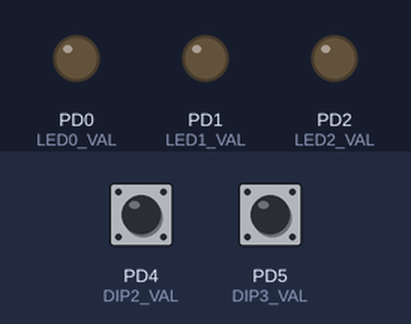
The program below on a simulated ATmega328P, built with avr-gcc and emulated at 16 MHz. On the bench: output pins drawn as LEDs (lit = HIGH). Inputs (shaded band) come from the test bench; at power-on: PD4 (DIP2_VAL) HIGH, PD5 (DIP3_VAL) HIGH.

Above: at 0.5 s.
At 2.5 s:
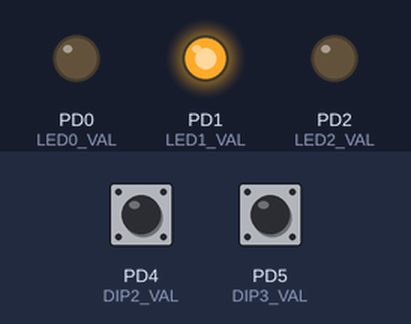
At 3.5 s:
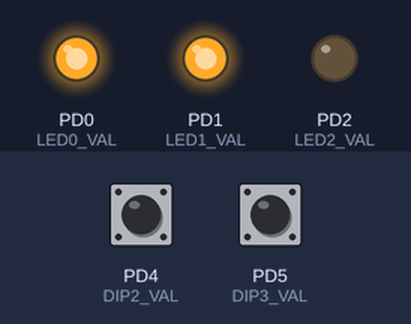
At 4.5 s:
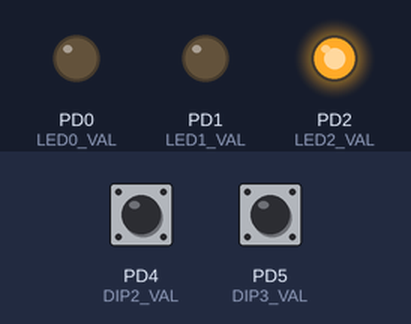
At 6.5 s:
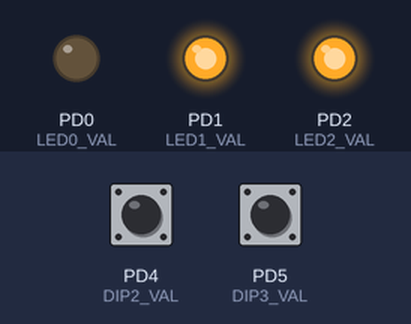
At 9.5 s:
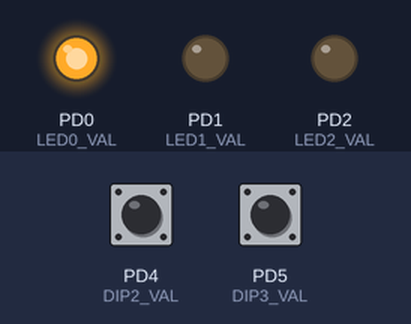
Timing chart, 0 to 10.4 s (numbered marks = the images above):
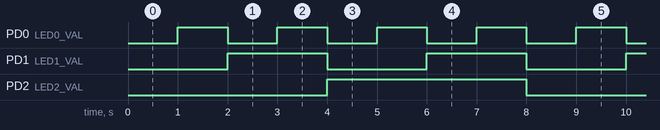

The program:

U1-3.c
```c
#include <avr/io.h>

// F_CPU has to be defined before include; otherwise error because F_CPU would be defined by util/delay.h if not already defined before
#define F_CPU 16000000UL
#include <util/delay.h>

/*
	LEDA1 AN PD0
	LEDA4 AN PD1
	LEDA7 AN PD2
*/

#define LED0_MODE DDD0
#define LED0_VAL PORTD0
#define LED1_MODE DDD1
#define LED1_VAL PORTD1
#define LED2_MODE DDD2
#define LED2_VAL PORTD2

#define DIP1_VAL PIND3
#define DIP1_PULL_UP PORTD3
#define DIP2_VAL PIND4
#define DIP2_PULL_UP PORTD4
#define DIP3_VAL PIND5
#define DIP3_PULL_UP PORTD5

#define TASTER_A3 PIND6
#define TASTER_A3_PULL_UP PORTD6
#define TASTER_A4 PIND7
#define TASTER_A4_PULL_UP PORTD7

inline void getDipValues(uint8_t*);
inline void setLEDS(uint8_t *);
void getButtonValues(uint8_t *);

int main(void){
	// Activate Output and Input Pullupss and init
	DDRD |= ((1 << LED0_MODE) | (1 << LED1_MODE) | (1 << LED2_MODE));
	PORTD &= ~((1 << LED0_VAL) | (1 << LED1_VAL) | (1 << LED2_VAL));
	PORTD |= ((1 << DIP1_PULL_UP) | (1 << DIP2_PULL_UP) | (1 << DIP3_PULL_UP) | (1 << TASTER_A3_PULL_UP) | (1 << TASTER_A4_PULL_UP));
	uint8_t count = 7;


	// Flank detection value 0: no flank; 1: flank detected
	uint8_t values = 0;
	// If the counter is running or not
	uint8_t running = 1;

	while(1){
		start:
		for (int i = 0; i < 10; i++){
			getButtonValues(&values);
			// if timer is running and button A3 pressed
			if(running && (values & 0x01)){
				running = 0;
				getDipValues(&count);
				setLEDS(&count);
				goto start;
			}
			// if not running and button A4 pressed
			else if (!running && (values & 0x02)){
				running = 1;
				goto start;
			}
			_delay_ms(100);
		}

		if(running){
			count = (!count) ? 7 : count - 1;
			setLEDS(&count);
		}
	}
}

inline void getDipValues(uint8_t *reg) {
	*reg = (~PIND >> 3);
}

inline void setLEDS(uint8_t *values) {
	uint8_t tmp = PORTD;
	// 11111000 -> Clear last 3 bits
	tmp &= 0xF8;
	// 00000XXX -> Set count on tmp without modifying first 5 bits
	tmp |= (~(*values) & 0x07);
	PORTD = tmp;
}

void getButtonValues(uint8_t *values) {
	// Caches previous button presses -- 1 = not pressed; 0 = pressed
	static uint8_t pressed = 0x02;
	uint8_t tmp = (PIND >> 6);
	// Reset values
	*values &= ~(0x03);
	// Taster A3 at 0x01 positive flank
	if (~tmp & (0x01) && (pressed & (0x01))) {
		*values |= 0x01;
	}
	// Taster A4 at 0x02 positive flank
	if (~tmp & (0x02) && (pressed & (0x02))) {
		*values |= 0x02;
	}
	pressed = tmp;
}
```

Measured:
- by itself, PD0 (LED0_VAL): alternates HIGH for 1.0 s and LOW for 1.0 s
- by itself, PD1 (LED1_VAL): alternates HIGH for 2.0 s and LOW for 2.0 s
- by itself, PD2 (LED2_VAL): alternates HIGH for 4.0 s and LOW for 4.0 s
